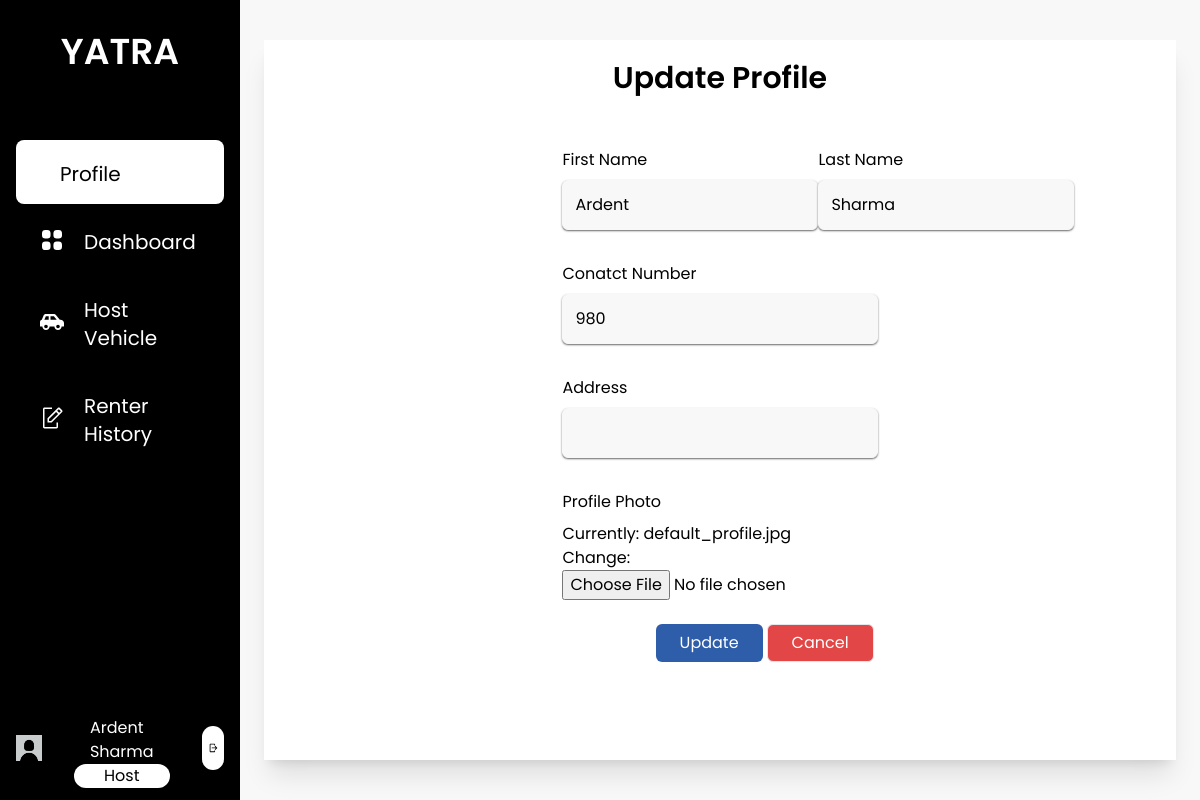
The page /host_update_profile/ (signed in) on the database its author committed.
### base/models.py (models this page shows, shortened)
class Host(models.Model):
    user = models.OneToOneField(User, on_delete=models.CASCADE, related_name="host")
    first_name = models.CharField(max_length=25)
    last_name = models.CharField(max_length=25)
    email = models.EmailField()
    phone_number = models.CharField(max_length=10)
    address = models.CharField(max_length=100, null= True, blank=True)
    citizenship_id = models.CharField(max_length=20, null= True, blank=True)
    citizenship = models.ImageField(upload_to='host/profile', default='default_photo.jpg')
    pic = models.ImageField(upload_to='host/profile', default='default_profile.jpg')
    is_approved = models.CharField(max_length=10, choices=status, default="Pending")
    is_blocked = models.BooleanField(default=False)

### base/views.py (the view, shortened to what this page needs)
# urls.py: path('host_update_profile/', views.host_update_profile, name='host_update_profile'),
@login_required
def host_update_profile(request):
    host = request.user.host
    host_update_form = HostUpdateForm(instance=host)
    context = {
        'host_update_form': host_update_form
    }
    return render(request, 'host/host_update_profile.html', context)

### base/forms.py
class HostUpdateForm(forms.ModelForm):
    class Meta:
        model = Host
        fields = ['first_name', 'last_name', 'address', 'phone_number', 'pic']

### base/templatetags/user_group.py (called while the page is built)
@register.filter(name='has_group')
def has_group(user, group_name):
    return user.groups.filter(name=group_name).exists()

### base/templates/host/host_update_profile.html (shortened to what this page needs)
{% extends 'base/base.html' %}
{% load static %}
{% load user_group %}
{% load widget_tweaks %}
{% block content%}
<div class="h-screen w-full px-6 py-10 bg-theme">
    <div class="bg-white h-full flex flex-col shadow-xl">
        <div class="p-3">
            <p class="text-center text-3xl font-semibold pt-2 pb-4">Update Profile</p>
            <div class="w-2/5 mx-auto items-center p-5">
                <form action="{% url 'host_update_profile' %}" method="post" enctype="multipart/form-data">
                    <div class="flex justify-between mt-4">
                        <div class="flex flex-col">
                            <label class="mb-2">First Name</label>
                            <div class="">
                                {% render_field host_update_form.first_name class="input-fields w-64 required"  %}
                            </div>
                        </div>
                        <div class="flex flex-col">
                            <label class="mb-2">Last Name</label>
                            <div class="">
                                {% render_field host_update_form.last_name class="input-fields w-64 required"  %}
                            </div>
                        </div>
                    </div>
                    <div class="flex flex-col mt-4">
                        <label class="mb-2">Conatct Number</label>
                        <div class="">
                            {% render_field host_update_form.phone_number class="input-fields w-full required" %}
                        </div>
                    </div>
                    <div class="flex flex-col mt-4">
                        <label class="mb-2">Address</label>
                        <div class="">
                            {% render_field host_update_form.address class="input-fields w-full required" %}
                        </div>
                    </div>
                    <div class="flex flex-col mt-4">
                        <label class="mb-2">Profile Photo</label>
                        <div class="">
                            {% render_field host_update_form.pic %}
                        </div>
                    </div>
                    <div class="flex justify-end mt-6">
                        <button class="btn py-1.5 px-6" type="submit">Update</button>
                        <a href="{{request.META.HTTP_REFERER}}" class="bg-danger px-6 py-1.5 text-white rounded-md mx-1 border no-underline"> Cancel</a>
                    </div>
                </form>
            </div>
        </div>
    </div>
</div>
{% endblock content %}

### base/templates/base/base.html (shortened to what this page needs)
{% load static tailwind_tags %}
{% load user_group %}
<html lang="en">
<head>
    {% tailwind_css %}
</head>
<body class="font-poppins min-h-screen">
    <div class="flex flex-row">
        <div class="flex w-1/5 bg-black h-screen text-white">
            <div class="w-full relative">
                <div class="flex justify-center pb-8">
                    <a href="{% url 'home' %}" class="py-8">
                        <span class="text-4xl text-center font-semibold">YATRA</span>
                    </a>
                </div>
                {% if user|has_group:'host' %}
                <div class="text-xl">
                    {% with request.resolver_match.url_name as url_name %}
                    <ul class="px-4">
                        <a href="{% url 'host_profile' %}" class="nav-bar-items {% if url_name == 'host_profile' or url_name == 'host_update_profile' %}active{% endif %}">
                            <li class="nav-bar-li">
                                Profile
                            </li>
                        </a>
                        <a href="{% url 'host_dashboard' %}" class="nav-bar-items {% if url_name == 'host_dashboard' %} active {% endif %}">
                            <img src="{% static 'images/dashboard.svg' %}" alt="">
                            <li class="nav-bar-li">
                                Dashboard
                            </li>
                        </a>
                        <a href="{% url 'host_vehicles' %}" class="nav-bar-items {% if url_name == 'host_vehicles' or url_name == 'add_vehicles' %} active {% endif %}">
                            <img src="{% static 'images/Vehicle.svg' %}" alt="">
                            <li class="nav-bar-li">
                               Host Vehicle
                            </li>
                        </a>
                        <a href="{% url 'rented_history' %}" class="nav-bar-items{% if url_name == 'rented_history' or url_name == 'report_user' %} active {% endif %}">
                            <img src="{% static 'images/request.svg' %}" alt="">
                            <li class="nav-bar-li">
                                Renter History
                            </li>
                        </a>
                    </ul>
                    {% endwith %}
                </div>
                <div class="flex flex-row absolute bottom-0 justify-evenly py-3 px-4 w-full">
                    <a href="{% url 'host_profile' %}" class=" ">
                        <img src="{% static 'images/default_profile.jpg' %}" style="object-fit: contain" alt="" class="w-20 h-20 object-cover rounded-full ">
                    </a>
                    <div class="flex flex-col px-8 justify-evenly">
                        <p class="text-generalBackground px-4 mt-2 ">{{ user.host.first_name }} {{ user.host.last_name }}</p>
                        <p class="text-gray px-4 text-center rounded-xl bg-white text-black py-0.75 ">Host</p>
                    </div>
                    <div class="ml-auto my-auto flex-end p-1.5 bg-white rounded-full">
                        <a href="{% url 'logout' %}">
                            <img src="{% static 'images/logout.svg' %}" alt="" class="h-8">
                        </a>
                    </div>
                </div>
                {% endif %}
            </div>
        </div>
        <div class="flex w-4/5 h-screen relative overflow-y-auto">
            {% block content %}
            {% endblock content%}
        </div>
    </div>
</body>
</html>

### rows shown on the page
Host: first_name "Ardent", last_name "Sharma", phone_number "980"

### other values the page prints
{{ user.host.first_name }} "Ardent"
{{ user.host.last_name }} "Sharma"
